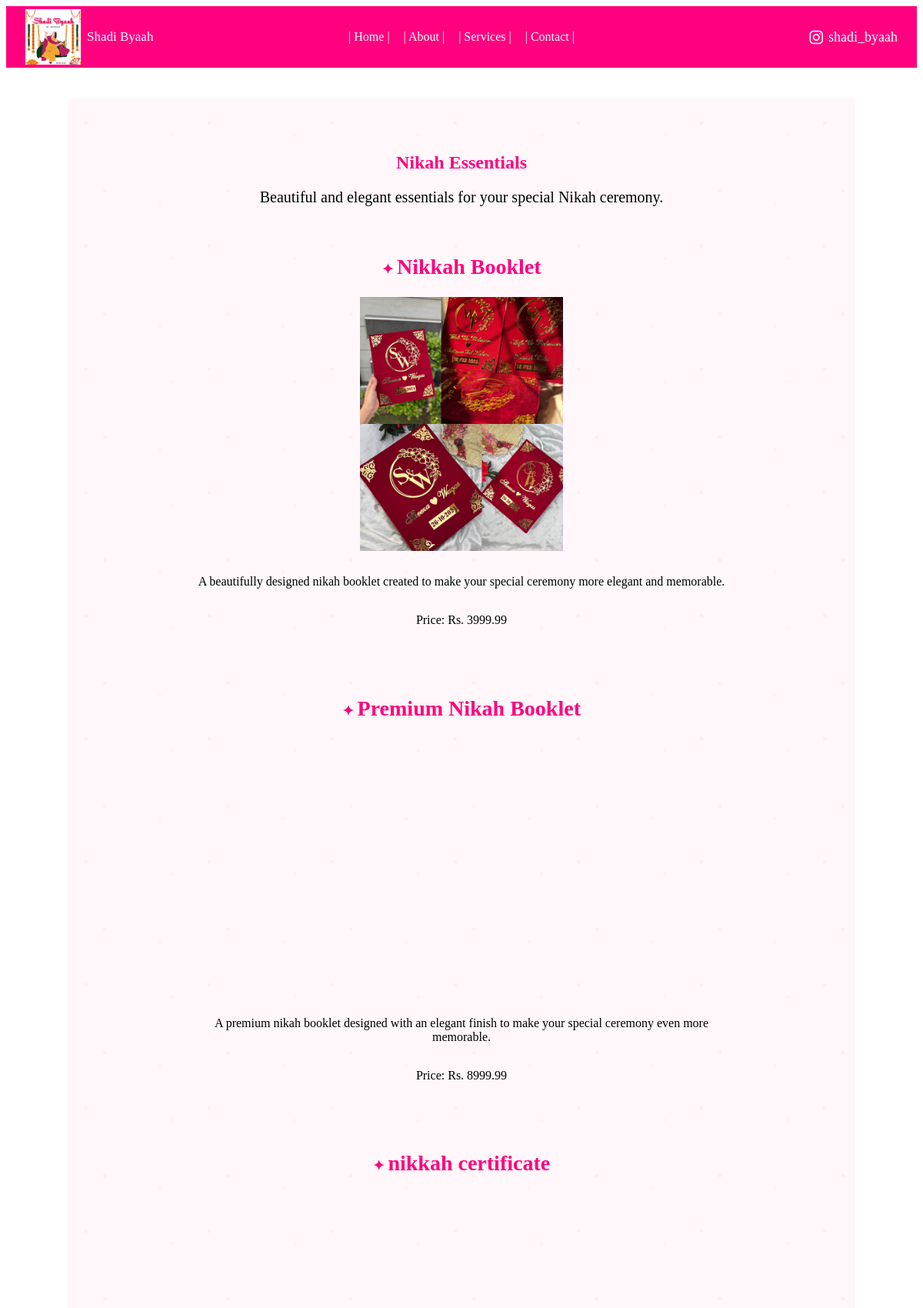
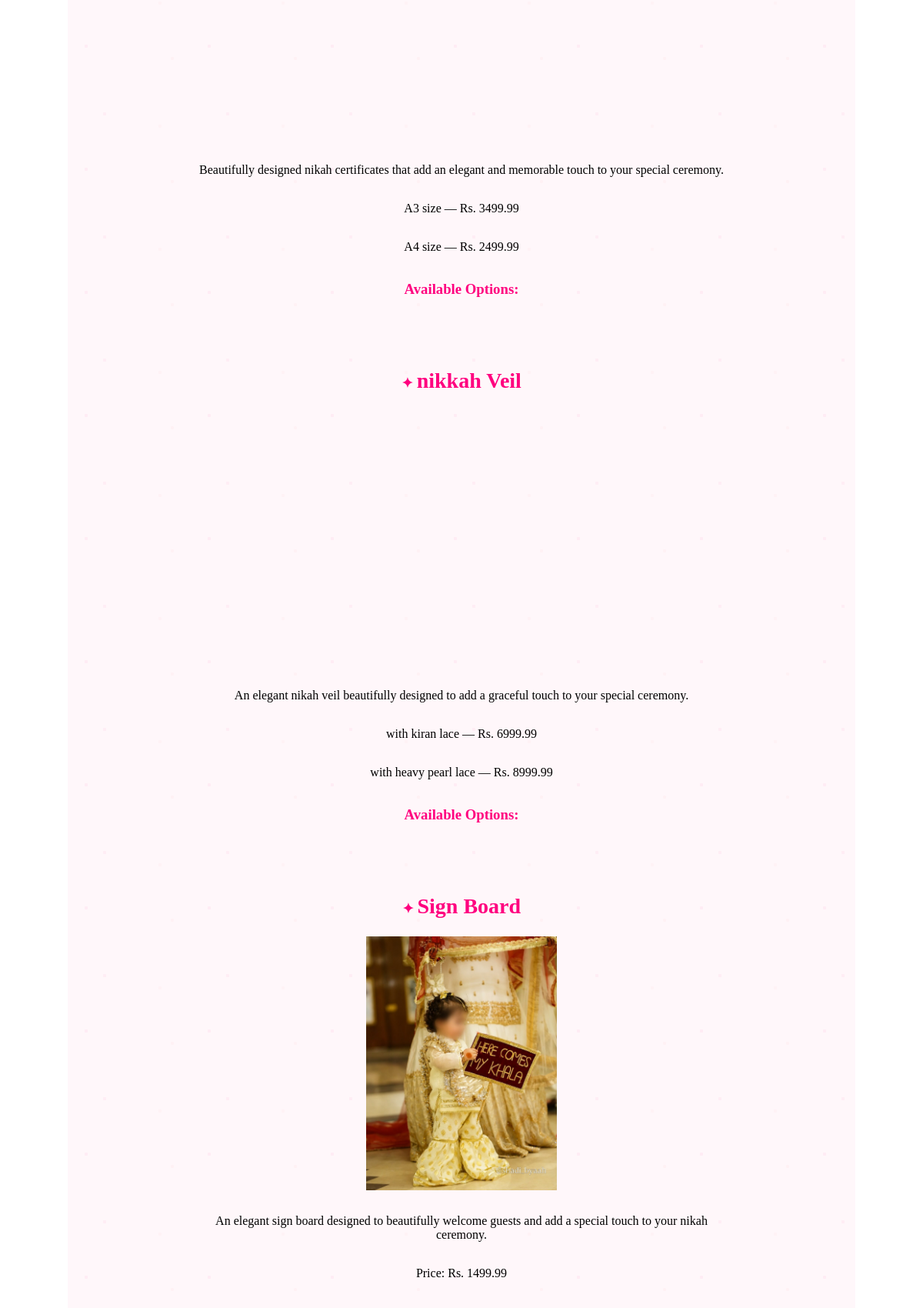
The page /nikah-essentials/ (upper part) on the database its author committed (2 pictures, top to bottom).
### home/models.py (models this page shows, shortened)
class ProductImage(models.Model):
    product = models.ForeignKey(
        Product,
        on_delete=models.CASCADE,
        related_name='images'
    )
    image = models.CharField(max_length=255)

class Product(models.Model):
    CATEGORY_CHOICES = [
        ('mehndi_favors', 'Mehndi Favors'),
        ('wedding_favours', 'Wedding Favours'),
        ('nikah_essentials', 'Nikah Essentials'),
        ('bridal_shower', 'Bridal Shower'),
        ('baby_shower', 'Baby Shower'),
        ('wedding_cards', 'Wedding Cards'),
        ('floral_jewellery', 'Floral Jewellery'),
        ('engagement', 'Engagement'),
    ]
    CUSTOMIZATION_CHOICES = [
        ('full', 'Full Customization'),
        ('name_only', 'Name Only'),
        ('none', 'No Customization'),
    ]
    name = models.CharField(max_length=200)
    category = models.CharField(max_length=50, choices=CATEGORY_CHOICES)
    description = models.TextField()
    price = models.DecimalField(
        max_digits=10,
        decimal_places=2,
        null=True,
        blank=True
    )
    customization_type = models.CharField(
        max_length=20,
        choices=CUSTOMIZATION_CHOICES,
        default='none'
    )

class ProductOption(models.Model):
    product = models.ForeignKey(
        Product,
        on_delete=models.CASCADE,
        related_name='options'
    )
    option_name = models.CharField(max_length=100)
    price = models.DecimalField(
        max_digits=10,
        decimal_places=2
    )

### home/views.py (the view)
# urls.py: path('nikah-essentials/', views.nikah_essentials, name='nikah_essentials'),
def nikah_essentials(request):
    products = Product.objects.filter(category='nikah_essentials')
    return render(request, 'nikah_essentials.html', {'products': products})

### templates/nikah_essentials.html (shortened to what this page needs)
{% load static %}
<!DOCTYPE html>
<html lang="en">
<head>
    <link rel="stylesheet" href="{% static 'css/style.css' %}">
    <link rel="stylesheet" href="https://cdnjs.cloudflare.com/ajax/libs/font-awesome/6.5.2/css/all.min.css">
</head>
<body>
<header>
    <div class="header-left">
        <img src="{% static 'images/logo.jpeg' %}" alt="Shadi Byaah Logo">
        <span>Shadi Byaah</span>
    </div>
    <nav>
        <a href="{% url 'home' %}">| Home |</a>
        <a href="#">| About |</a>
        <a href="#">| Services |</a>
        <a href="#">| Contact |</a>
    </nav>
    <div class="header-right">
        <i class="fa-brands fa-instagram"></i>
        <span>shadi_byaah</span>
    </div>
</header>
<main>
    <section class="products">
        <h1>Nikah Essentials</h1>
        <p>Beautiful and elegant essentials for your special Nikah ceremony.</p>
        <div class="product-container">
            {% for product in products %}
               <a href="{% url 'product_detail' product.id %}" class="product-card">
                    <div class="product-slider">
                        {% for image in product.images.all %}
                            <img src="{% static 'images/' %}{{ image.image }}" alt="{{ product.name }}">
                        {% endfor %}
                    </div>
                    <h2>{{ product.name }}</h2>
                    <p>{{ product.description }}</p>
                    {% if product.price %}
                        <p>Price: Rs. {{ product.price }}</p>
                    {% endif %}
                    {% if product.options.all %}
                        <h3>Available Options:</h3>
                        {% for option in product.options.all %}
                            <p>
                                {{ option.option_name }} — Rs. {{ option.price }}
                            </p>
                        {% endfor %}
                    {% endif %}
                </a>
            {% endfor %}
        </div>
    </section>
</main>
</body>
</html>

### static/css/style.css (style rules this page uses)
header { background-color: #FF007F; position: relative; height: 80px; display: flex; align-items: center; justify-content: center; }
.header-left { position: absolute; left: 25px; top: 50%; transform: translateY(-50%); display: flex; align-items: center; gap: 8px; }
.header-left img { width: 72px; height: 72px; object-fit: contain; }
.header-left span { font-family: "DM Serif Display", serif; font-size: 17px; color: white; }
header nav { display: flex; gap: 18px; align-items: center; }
header nav a { color: white; text-decoration: none; font-family: "Playfair Display", serif; font-size: 16px; }
.header-right { position: absolute; right: 25px; top: 50%; transform: translateY(-50%); display: flex; align-items: center; gap: 7px; color: white; font-family: "Playfair Display", serif; font-size: 18px; }
.header-right i { font-size: 20px; color: white; }
main { min-height: calc(100vh - 140px); display: flex; align-items: center; justify-content: space-between; padding: 40px 80px; box-sizing: border-box; }
.products { background-color: #fff7fa; background-image: radial-gradient( circle at 15% 20%, rgba(255, 105, 180, 0.08) 0 2px, transparent 2.5px ), radial-gradient( circle at 85% 30%, rgba(255, 182, 193, 0.09) 0 2px, transparent 2.5px ), radial-gradient( circle at 30% 75%, rgba(255, 105, 180, 0.07) 0 2px, transparent 2.5px ), radial-gradient( circle at 75% 85%, rgba(255, 182, 193, 0.08) 0 2px, transparent 2.5px ); background-size: 160px 160px; background-repeat: repeat; min-height: 100vh; padding: 50px 30px; width: 100%; box-sizing: border-box; }
.products h1 { color: #FF007F; font-family: "DM Serif Display", serif; text-align: center; }
.product-card { text-decoration: none; color: inherit; }
.product-card h2 { color: #FF007F; font-family: "DM Serif Display", serif; font-size: 28px; }
.product-card h2::before { content: "✦ "; font-size: 18px; }
.product-card p { font-family: "Playfair Display", serif; }
.product-card h3 { color: #FF007F; font-family: "DM Serif Display", serif; }
.product-slider { display: flex; overflow-x: auto; scroll-snap-type: x mandatory; width: 100%; max-width: 318px; margin: 0 auto 15px; scroll-behavior: smooth; }
.product-slider img { flex: 0 0 100%; width: 100%; height: 330px; object-fit: contain; border-radius: 10px; scroll-snap-align: start; }
.category-card, .product-container { display: flex !important; flex-direction: column !important; align-items: center !important; gap: 50px !important; max-width: 1100%; margin: 40px auto 0; }
.product-card { display: flex !important; flex-direction: column !important; align-items: center !important; width: 100%; max-width: 700px; text-align: center !important; }
.product-card .product-slider { margin: 0 auto 15px; }
.product-card h2, .product-card p, .product-card h3 { text-align: center; width: 100%; }
.products > p { text-align: center; font-size: 20px; font-family: 'Playfair Display', serif; margin-bottom: 30px; }
.product-card { display: flex; flex-direction: column; }
.product-card h2 { order: 1; }
.product-slider { order: 2; }
.product-card p { order: 3; }
.product-card h3 { order: 4; }

### rows shown on the page
Product: name "Nikkah Booklet", description "A beautifully designed nikah booklet created to make your special ceremony more elegant and memorable.", price "3999.99"
ProductImage: image (picture)
Product: name "Premium Nikah Booklet", description "A premium nikah booklet designed with an elegant finish to make your special ceremony even more memorable.", price "8999.99"
ProductImage: image (picture)
Product: name "nikkah certificate", description "Beautifully designed nikah certificates that add an elegant and memorable touch to your special ceremony."
ProductImage: image (picture)
ProductOption: option_name "A3 size", price "3499.99"
ProductOption: option_name "A4 size", price "2499.99"
Product: name "nikkah Veil", description "An elegant nikah veil beautifully designed to add a graceful touch to your special ceremony."
ProductImage: image (picture)
ProductOption: option_name "with kiran lace", price "6999.99"
ProductOption: option_name "with heavy pearl lace", price "8999.99"
Product: name "Sign Board", description "An elegant sign board designed to beautifully welcome guests and add a special touch to your nikah ceremony.", price "1499.99"
ProductImage: image (picture)
